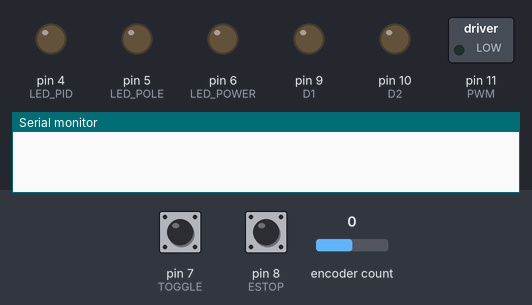
This sketch was run on a simulated Arduino Uno, built with avr-gcc and run on an emulated ATmega328P. On the bench: switched loads named in the sketch (green lamp = pin HIGH), output pins drawn as LEDs (lit = HIGH), the last lines printed to the serial monitor. Inputs (shaded band) come from the test bench; at power-on: pin 7 (TOGGLE) HIGH, pin 8 (ESTOP) HIGH, encoder count 0.

Above: at 1.2 s.
1.3 s: pin 7 (TOGGLE) driven LOW
At 2.0 s:
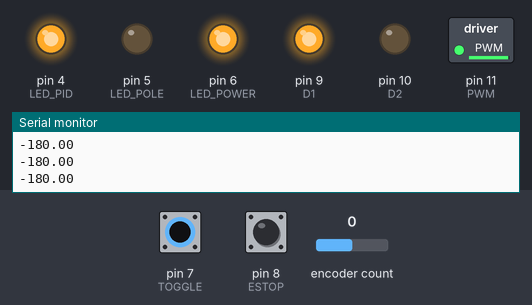
2.8 s: pin 8 (ESTOP) pulled LOW for 0.15 s
At 3.3 s:
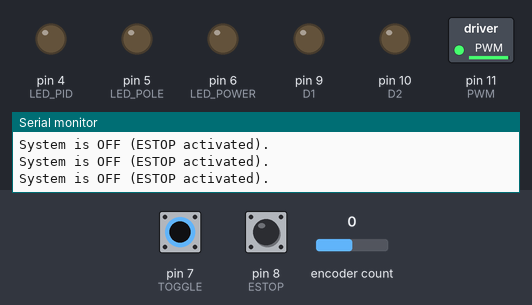
4.4 s: pin 7 (TOGGLE) pulsed HIGH 2 times (0.12 s each, 0.3 s apart)
At 5.4 s:
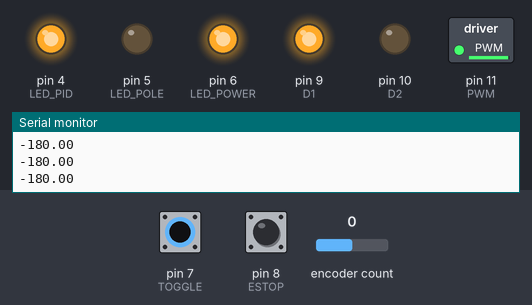
6.5 s: pin 7 (TOGGLE) driven HIGH
At 7.6 s:
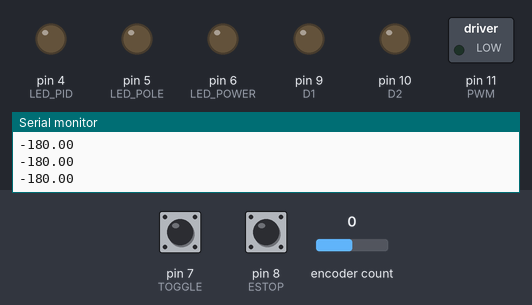
Timing chart, 0 to 9.5 s (numbered marks = the images above; inputs shaded):
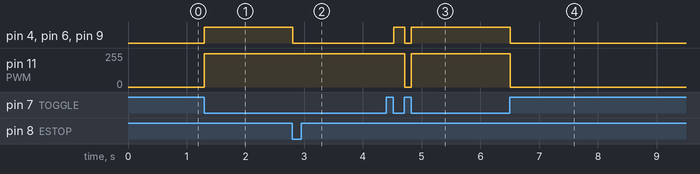

Measured:
- after the input at 1.3 s, pin 4 (LED_PID), pin 6 (LED_POWER), pin 9 (D1): LOW → HIGH at once; pin 11 (PWM): 0/255 → 250/255 at once
- after the input at 2.8 s, pin 4 (LED_PID), pin 6 (LED_POWER), pin 9 (D1): HIGH → LOW at once
- after the input at 4.4 s, pin 4 (LED_PID), pin 6 (LED_POWER), pin 9 (D1): LOW → HIGH after 0.12 s, → LOW 0.19 s later, → HIGH 0.11 s later; pin 11 (PWM): 250/255 → 0/255 after 0.31 s, → 250/255 0.11 s later
- after the input at 6.5 s, pin 4 (LED_PID), pin 6 (LED_POWER), pin 9 (D1): HIGH → LOW at once; pin 11 (PWM): 250/255 → 0/255 at once

The sketch:

PID_V2.ino
```cpp
#include <Encoder.h> //Encoder library
#include <PID_v1.h> //PID library

//Assign Encoder pins
#define A 2
#define B 3

//Assign LEDs
#define LED_POWER 6
#define LED_PID 4
#define LED_POLE 5

//Assign switches
#define TOGGLE 7
#define ESTOP 8

//Assign DC Motor pins
#define D1 9
#define D2 10
#define PWM 11

//Assign Ultrasonic Sensor
#define TRIG 12
#define ECHO 13

//Assign DC Motor Max and Min Outputs
#define MAX_MOTOR 250
#define PIDLIM 50
//Toggle State Tracking
int TOGGLE_STATUS = 1;
int ESTOP_STATUS = 1;

bool isSystemStopped = false;
bool toggleWasOff = false;

//create and set input, setpoint, output, and PID parameters
double PendAngle = 0.0;
double PendSet = 0.0;
double PosOut = 0.0;
double Kp = 9.0, Ki = 0.0, Kd = 1;

//Encoder and PID Control
Encoder Enc(A,B);
PID sysPID(&PendAngle, &PosOut, &PendSet, Kp, Ki, Kd, DIRECT);

void setup() {

Serial.begin(9600);

Enc.write(-1200); //Current Angle is reference

//Motor Pins
pinMode(D1, OUTPUT);
pinMode(D2, OUTPUT);
pinMode(PWM, OUTPUT);

//Initialzie LEDs
pinMode(LED_POWER, OUTPUT);
pinMode(LED_PID, OUTPUT);
pinMode(LED_POLE, OUTPUT);
digitalWrite(LED_POWER, LOW);
digitalWrite(LED_PID, LOW);
digitalWrite(LED_POLE, LOW);


//Initialzie Switches
pinMode(TOGGLE, INPUT_PULLUP);
pinMode(ESTOP, INPUT_PULLUP);

//Initialzie Ultrasonic Sensor
pinMode(TRIG, OUTPUT);
pinMode(ECHO, INPUT);

//Initialize PID and set output limits
sysPID.SetMode(AUTOMATIC);
sysPID.SetOutputLimits(-PIDLIM,PIDLIM);


}


const double DEAD_ZONE = 2.0;

void loop() {

TOGGLE_STATUS = digitalRead(TOGGLE);
ESTOP_STATUS = digitalRead(ESTOP);

// Check if ESTOP is pressed
  if (ESTOP_STATUS == LOW) {

    isSystemStopped = true;

    // Turn off all system components
    digitalWrite(LED_POWER, LOW);
    digitalWrite(LED_PID, LOW);
    digitalWrite(D1, LOW);
    digitalWrite(D2, LOW);

    Serial.println("System is OFF (ESTOP activated).");
  }

// If the system is latched as stopped, check for toggle reset
  if (isSystemStopped) {
    if (TOGGLE_STATUS == HIGH) {
      toggleWasOff = true;
    } else if (TOGGLE_STATUS == LOW && toggleWasOff) {
      isSystemStopped = false;
      toggleWasOff = false;
      Serial.println("System Reset via Toggle.");
    }
    return;
  }

//-----Run Main Code Here----//
bool ENC_REF = false;
  if(TOGGLE_STATUS == LOW){

    digitalWrite(LED_POWER, HIGH);
    digitalWrite(LED_PID, HIGH);

    //Read Encoder value and convert to degrees
    long count = Enc.read();
    PendAngle = count * 0.15;

    Serial.println(PendAngle);
    //Serial.println(PosOut);

        //PID Computation
    sysPID.Compute();

    if (abs(PendAngle - PendSet) <= DEAD_ZONE && abs(PosOut) < 5.0) {
      stop_motor();
      return;
    }

    //Serial.println(PosOut);
    double PWM_Out = constrain(map(abs(PosOut), 0, PIDLIM, 0, MAX_MOTOR), 0, MAX_MOTOR);
    //Move motor to the right
    if (PosOut > 0) {
        move_left(PWM_Out);
      }

    //Move motor to the left
    else if (PosOut < 0) {
        move_right(PWM_Out);
      }

    // else {
    //     stop_motor();
    // }

    delay(20);
  } else if (TOGGLE_STATUS == HIGH){
        //Turn OFF All Components
        digitalWrite(LED_POWER, LOW);
        digitalWrite(LED_PID, LOW);
        digitalWrite(D1, LOW);
        digitalWrite(D2, LOW);
        analogWrite(PWM, 0);
  }


 }

void move_right(int pwm_value) {
  digitalWrite(D1, LOW);
  digitalWrite(D2, HIGH);
  analogWrite(PWM, pwm_value);
}

void move_left(int pwm_value) {
  digitalWrite(D1, HIGH);
  digitalWrite(D2, LOW);
  analogWrite(PWM, pwm_value);
}

void stop_motor() {
  digitalWrite(D1, LOW);
  digitalWrite(D2, LOW);
  analogWrite(PWM, 0);
}

int DistMeas() {
  digitalWrite(TRIG, LOW);
  delayMicroseconds(3);
  digitalWrite(TRIG, HIGH);
  delayMicroseconds(10);
  digitalWrite(TRIG, LOW);

  int duration = pulseIn(ECHO, HIGH);
  int dist = duration * 0.034 / 2;
  return  dist;
}
```
